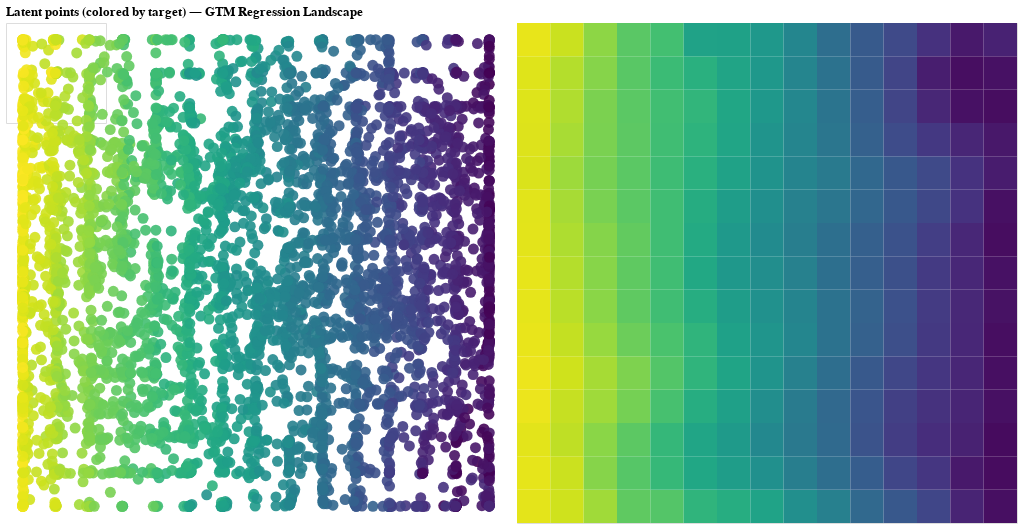

This figure's notebook cell:
### Markdown cell above
### Combining landscapes and saving them

### Code cell
# --- make the two panels the same size and aligned ---
SIZE = 100  # pick any; same for both

points_aligned = (
    points_chart                     # from altair_points_chart(...)
    .properties(width=SIZE, height=SIZE, title='')
)

reg_aligned = (
    reg_chart                        # from altair_discrete_regression_landscape(...)
    .properties(width=SIZE*5, height=SIZE*5, title='')
)

combined = (
    alt.hconcat(points_aligned, reg_aligned)
      .resolve_scale(color='independent')     # avoid cross-panel legend/scale coupling
      .configure_concat(spacing=12)
      .configure_view(stroke=None)            # optional: remove outer border
)

combined = alt.hconcat(points_aligned, reg_aligned).properties(
    title="Latent points (colored by target) — GTM Regression Landscape"
)


# Try displaying inline; always save to HTML as well
out_dir = "plots"
os.makedirs(out_dir, exist_ok=True)
html_path = os.path.join(out_dir, "gtm_scurve_regression.html")
combined.save(html_path)
print(f"Saved Altair visualization to {html_path}")

# Optionally display in notebooks that support Altair rendering:
combined

### Figure 1 — Vega-Lite specification as saved in the notebook (floating-point values rounded to 4 significant figures; data arrays with more than 128 entries replaced by an {"elided": "..."} marker saying what was removed)
{"config": {"view": {"continuousWidth": 300, "continuousHeight": 300}}, "hconcat": [{"data": {"name": "data-cae133d25264506dded4caeaf7d0e0c6"}, "mark": {"type": "point", "filled": true, "opacity": 0.9, "size": 120}, "encoding": {"color": {"field": "color", "legend": null, "scale": {"scheme": "viridis"}, "type": "quantitative"}, "tooltip": [{"field": "x", "type": "quantitative"}, {"field": "y", "type": "quantitative"}, {"field": "color", "type": "quantitative"}], "x": {"axis": null, "field": "x", "scale": {"domain": [1, 4]}, "title": null, "type": "quantitative"}, "y": {"axis": null, "field": "y", "scale": {"domain": [1, 4], "reverse": true}, "title": null, "type": "quantitative"}}, "height": 100, "title": "", "width": 100}, {"data": {"name": "data-e23117bea4a8cd3068b4f54fb2bb88e8"}, "mark": {"type": "rect"}, "encoding": {"color": {"field": "filtered_reg_density", "legend": {}, "scale": {"reverse": false, "scheme": {"name": "viridis"}, "type": "linear"}, "title": null, "type": "quantitative"}, "opacity": {}, "tooltip": [{"field": "nodes", "title": "Node", "type": "quantitative"}, {"field": "density", "title": "Density", "type": "quantitative"}, {"field": "filtered_reg_density", "title": "Regression density", "type": "quantitative"}], "x": {"axis": null, "field": "x", "scale": {"domain": [1, 2, 3, 4, 5, 6, 7, 8, 9, 10, 11, 12, 13, 14, 15]}, "title": null, "type": "ordinal"}, "y": {"axis": null, "field": "y", "scale": {"domain": [1, 2, 3, 4, 5, 6, 7, 8, 9, 10, 11, 12, 13, 14, 15], "reverse": true}, "title": null, "type": "ordinal"}}, "height": 500, "title": "", "width": 500}], "title": "Latent points (colored by target) — GTM Regression Landscape", "$schema": "https://vega.github.io/schema/vega-lite/v5.20.1.json", "datasets": {"data-cae133d25264506dded4caeaf7d0e0c6": {"elided": "5000 records"}, "data-e23117bea4a8cd3068b4f54fb2bb88e8": {"elided": "225 records"}}}
